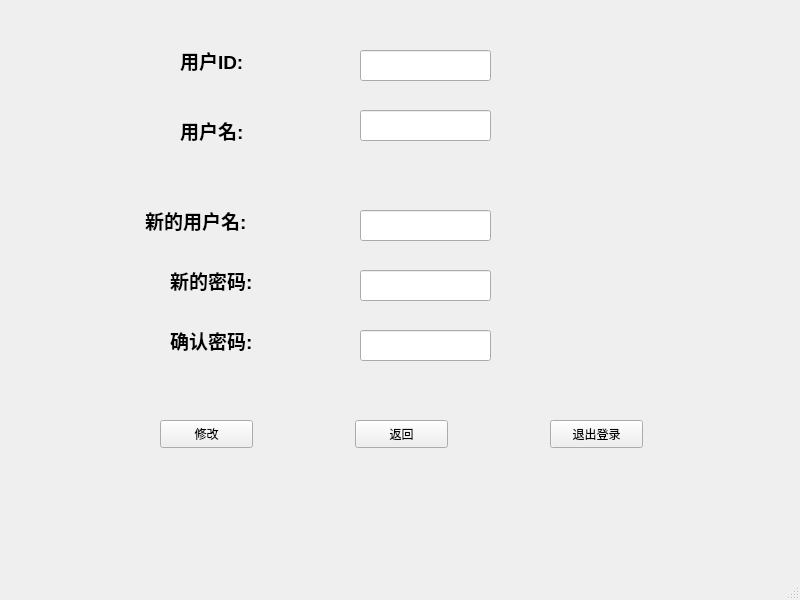
<?xml version="1.0" encoding="UTF-8"?>
<ui version="4.0">
 <class>QtModifyInformation</class>
 <widget class="QMainWindow" name="QtModifyInformation">
  <property name="geometry">
   <rect>
    <x>0</x>
    <y>0</y>
    <width>800</width>
    <height>600</height>
   </rect>
  </property>
  <property name="windowTitle">
   <string>MainWindow</string>
  </property>
  <widget class="QWidget" name="centralwidget">
   <widget class="QLabel" name="label">
    <property name="geometry">
     <rect>
      <x>180</x>
      <y>40</y>
      <width>101</width>
      <height>41</height>
     </rect>
    </property>
    <property name="text">
     <string>&lt;html&gt;&lt;head/&gt;&lt;body&gt;&lt;p&gt;&lt;span style=&quot; font-size:14pt; font-weight:600;&quot;&gt;用户ID:&lt;/span&gt;&lt;/p&gt;&lt;/body&gt;&lt;/html&gt;</string>
    </property>
   </widget>
   <widget class="QLabel" name="label_2">
    <property name="geometry">
     <rect>
      <x>180</x>
      <y>110</y>
      <width>101</width>
      <height>41</height>
     </rect>
    </property>
    <property name="text">
     <string>&lt;html&gt;&lt;head/&gt;&lt;body&gt;&lt;p&gt;&lt;span style=&quot; font-size:14pt; font-weight:600;&quot;&gt;用户名:&lt;/span&gt;&lt;/p&gt;&lt;/body&gt;&lt;/html&gt;</string>
    </property>
   </widget>
   <widget class="QLabel" name="label_3">
    <property name="geometry">
     <rect>
      <x>145</x>
      <y>200</y>
      <width>141</width>
      <height>41</height>
     </rect>
    </property>
    <property name="text">
     <string>&lt;html&gt;&lt;head/&gt;&lt;body&gt;&lt;p&gt;&lt;span style=&quot; font-size:14pt; font-weight:600;&quot;&gt;新的用户名:&lt;/span&gt;&lt;/p&gt;&lt;/body&gt;&lt;/html&gt;</string>
    </property>
   </widget>
   <widget class="QLabel" name="label_4">
    <property name="geometry">
     <rect>
      <x>170</x>
      <y>320</y>
      <width>111</width>
      <height>41</height>
     </rect>
    </property>
    <property name="text">
     <string>&lt;html&gt;&lt;head/&gt;&lt;body&gt;&lt;p&gt;&lt;span style=&quot; font-size:14pt; font-weight:600;&quot;&gt;确认密码:&lt;/span&gt;&lt;/p&gt;&lt;/body&gt;&lt;/html&gt;</string>
    </property>
   </widget>
   <widget class="QLabel" name="label_5">
    <property name="geometry">
     <rect>
      <x>170</x>
      <y>260</y>
      <width>121</width>
      <height>41</height>
     </rect>
    </property>
    <property name="text">
     <string>&lt;html&gt;&lt;head/&gt;&lt;body&gt;&lt;p&gt;&lt;span style=&quot; font-size:14pt; font-weight:600;&quot;&gt;新的密码:&lt;/span&gt;&lt;/p&gt;&lt;/body&gt;&lt;/html&gt;</string>
    </property>
   </widget>
   <widget class="QLineEdit" name="lineEdit">
    <property name="geometry">
     <rect>
      <x>360</x>
      <y>50</y>
      <width>131</width>
      <height>31</height>
     </rect>
    </property>
   </widget>
   <widget class="QLineEdit" name="lineEdit_2">
    <property name="geometry">
     <rect>
      <x>360</x>
      <y>110</y>
      <width>131</width>
      <height>31</height>
     </rect>
    </property>
   </widget>
   <widget class="QLineEdit" name="lineEdit_3">
    <property name="geometry">
     <rect>
      <x>360</x>
      <y>210</y>
      <width>131</width>
      <height>31</height>
     </rect>
    </property>
   </widget>
   <widget class="QLineEdit" name="lineEdit_4">
    <property name="geometry">
     <rect>
      <x>360</x>
      <y>270</y>
      <width>131</width>
      <height>31</height>
     </rect>
    </property>
   </widget>
   <widget class="QLineEdit" name="lineEdit_5">
    <property name="geometry">
     <rect>
      <x>360</x>
      <y>330</y>
      <width>131</width>
      <height>31</height>
     </rect>
    </property>
   </widget>
   <widget class="QPushButton" name="pushButton">
    <property name="geometry">
     <rect>
      <x>160</x>
      <y>420</y>
      <width>93</width>
      <height>28</height>
     </rect>
    </property>
    <property name="text">
     <string>修改</string>
    </property>
   </widget>
   <widget class="QPushButton" name="pushButton_2">
    <property name="geometry">
     <rect>
      <x>355</x>
      <y>420</y>
      <width>93</width>
      <height>28</height>
     </rect>
    </property>
    <property name="text">
     <string>返回</string>
    </property>
   </widget>
   <widget class="QPushButton" name="pushButton_3">
    <property name="geometry">
     <rect>
      <x>550</x>
      <y>420</y>
      <width>93</width>
      <height>28</height>
     </rect>
    </property>
    <property name="text">
     <string>退出登录</string>
    </property>
   </widget>
  </widget>
  <widget class="QStatusBar" name="statusbar"/>
 </widget>
 <resources/>
 <connections/>
</ui>
